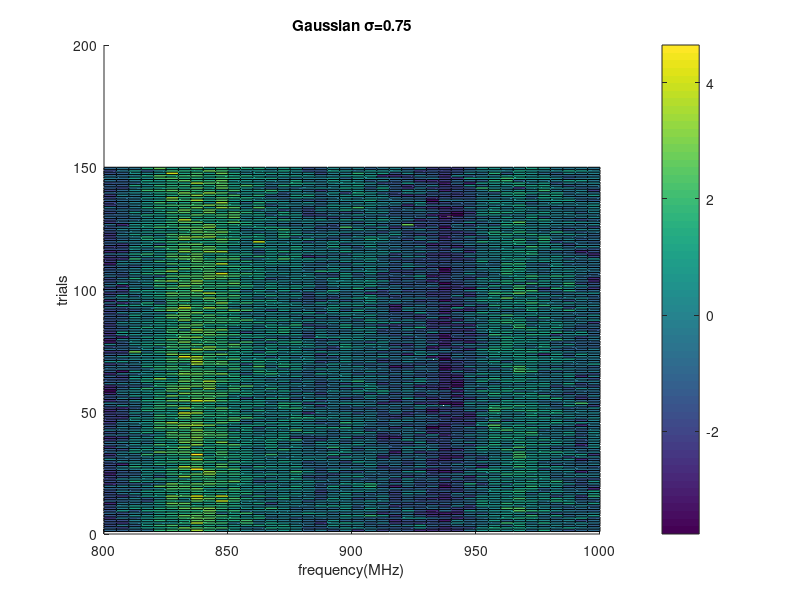
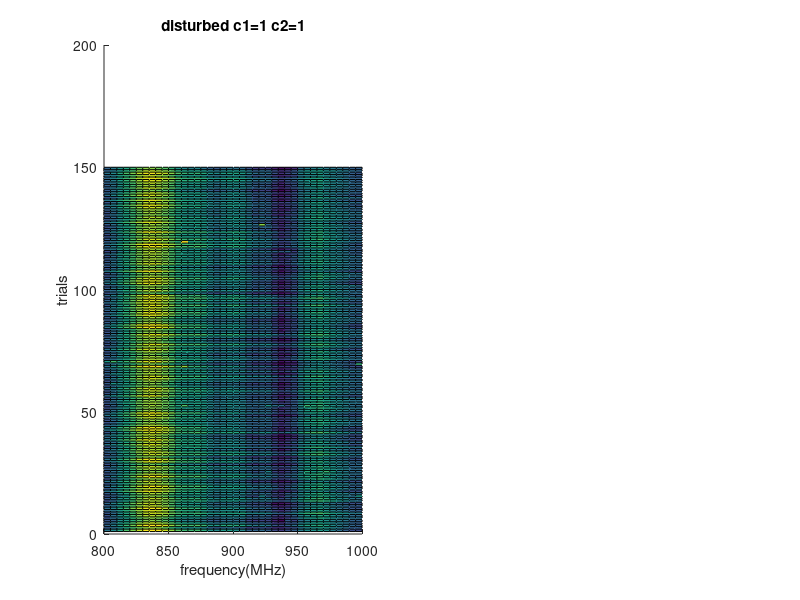

The MATLAB source for these figures, in order: (Note: this script raises an error after producing the figures.)
clear; clc
load('RF_data_for_NN_oneLoop.mat');

%% Gaussian noise
a = 0.75;
W = a*randn(41, 750);
x_N = normalize(x);

x_White = x_N + W;

%%  Gaussian plot
[X, Y] = meshgrid(1:150, 800:5:1000);
figure
loc_ind = 3;
surface(Y, X, x_White(:,loc_ind:5:end), 'FaceColor', 'flat')
title('Gaussian \sigma=0.75')
ylabel('trials')
xlabel('frequency(MHz)')
% clim([-2 2]);
colorbar

%%
% load('distb1.mat')
% distb_N = normalize(disturb);
% b = 0.25;
% x_d = x_N + b*distb_N';

%% sinusoidal noise
N = 41;
c = 1;
n = 0:40; 

for i = 1:750
    sin_distb = c*rand()*sin(2 * pi *(n / N + rand())); 
    x_sin2pi(:,i) = x_N(:,i) + sin_distb';

    sin_distb = c*rand()*sin(4 * pi *(n / N + rand())); 
    x_sin4pi(:,i) = x_N(:,i) + sin_distb';

    sin_distb = c*rand()*sin(1 * pi *(n / N + rand())); 
    x_sin1pi(:,i) = x_N(:,i) + sin_distb';

    sin_distb = c*rand()*sin(3 * pi *(n / N + rand())); 
    x_sin3pi(:,i) = x_N(:,i) + sin_distb';

    sin_distb = 2*c*rand()*sin(5 * pi *(n / N + rand())); 
    x_sin5pi(:,i) = x_N(:,i) + sin_distb';

end

x_all = [x_sin1pi, x_sin3pi, x_sin4pi, x_sin5pi];
t_all = [t,t,t,t];

%% Sin plot
% [X, Y] = meshgrid(1:150, 800:5:1000);
figure
loc_ind = 3;
% subplot(131)
% surface(X, Y, x_N(:,loc_ind:5:end), 'FaceColor', 'flat')
% title('undisturbed')
% xlabel('trials')
% ylabel('frequency(MHz)')
% clim([-2 2]);
% colorbar

subplot(121)
surface(Y,X, x_sin1pi(:,loc_ind:5:end), 'FaceColor', 'flat')
title('disturbed c1=1 c2=1')
ylabel('trials')
xlabel('frequency(MHz)')
clim([-2 2]);
colorbar

subplot(122)
surface(Y,X, x_sin5pi(:,loc_ind:5:end), 'FaceColor', 'flat')
title('disturbed c1=2 c2=5')
ylabel('trials')
xlabel('frequency(MHz)')
clim([-2 2]);
colorbar
